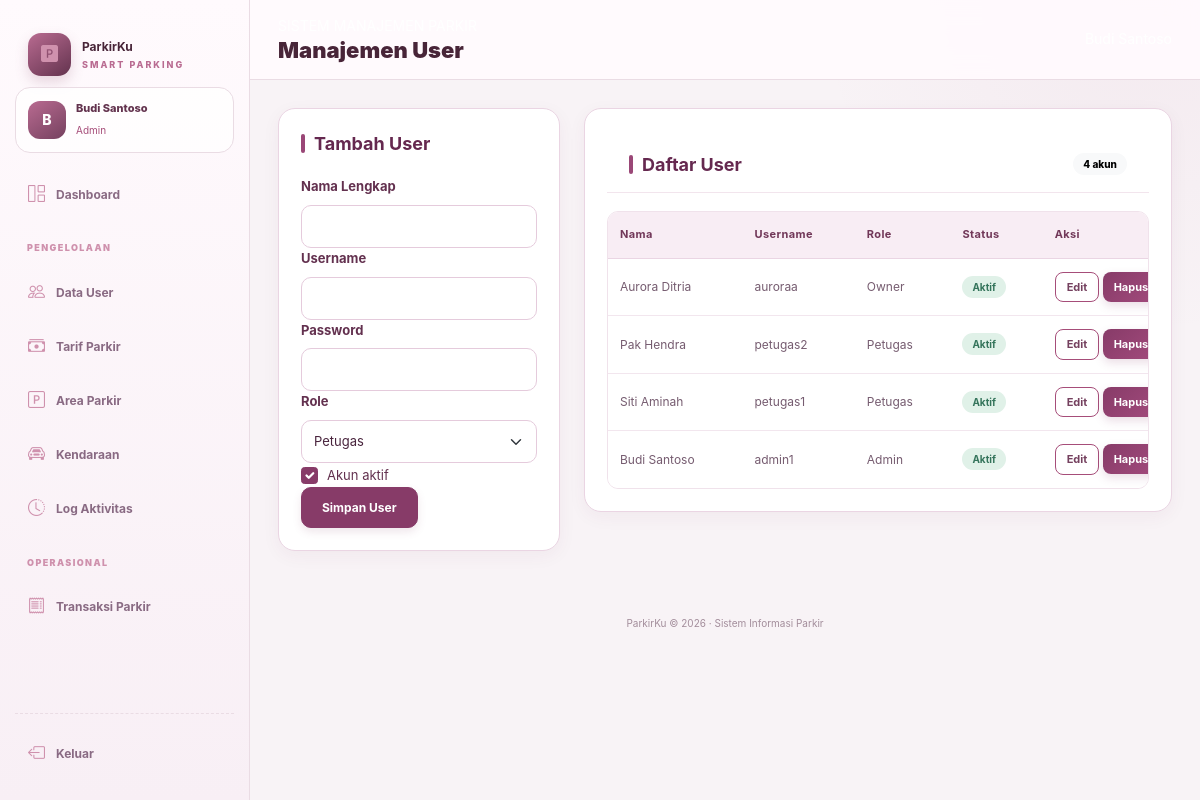
The app's page /parkir/admin/users.php (signed in) with its own data.
### tables this page shows
CREATE TABLE `tb_user` (
  `id_user` int(11) NOT NULL,
  `nama_lengkap` varchar(50) NOT NULL,
  `username` varchar(50) NOT NULL,
  `password` varchar(100) NOT NULL,
  `role` enum('admin','petugas','owner') NOT NULL,
  `status_aktif` tinyint(1) NOT NULL DEFAULT 1
);

### parkir/includes/functions.php (called while the page is built, shortened)
<?php
function e($value): string
{
    return htmlspecialchars(
        (string)($value ?? ''),
        ENT_QUOTES,
        'UTF-8'
    );
}
function current_user(): array
{
    return $_SESSION['user'] ?? [];
}
function base_url(string $path = ''): string
{
    return '/parkir/' . ltrim($path, '/');
}

### parkir/admin/users.php (the view, shortened to what this page needs)
<?php
require_once __DIR__ . '/../includes/auth.php';
$edit = null;
$rows = $pdo->query(
    'SELECT id_user, nama_lengkap, username, role, status_aktif
     FROM tb_user
     ORDER BY id_user DESC
     LIMIT 500'
)->fetchAll();
$pageTitle = 'Manajemen User';
require __DIR__ . '/../includes/header.php';
require __DIR__ . '/../includes/sidebar.php';
?>
<div class="row g-4">
    <div class="col-12 col-xl-4">
        <div class="panel">
            <h2 class="section-heading">
                <?= $edit ? 'Edit User' : 'Tambah User' ?>
            </h2>
            <form method="post">
                <div class="mb-3">
                    <label class="form-label">Nama Lengkap</label>
                    <input class="form-control" name="nama_lengkap"
                           required value="<?= e($edit['nama_lengkap'] ?? '') ?>">
                </div>
                <div class="mb-3">
                    <label class="form-label">Username</label>
                    <input class="form-control" name="username"
                           required value="<?= e($edit['username'] ?? '') ?>">
                </div>
                <div class="mb-3">
                    <label class="form-label">
                        Password
                    </label>
                    <input class="form-control" type="password"
                           name="password" <?= $edit ? '' : 'required' ?>
                           minlength="6">
                </div>
                <div class="mb-3">
                    <label class="form-label">Role</label>
                    <select class="form-select" name="role" required>
                        <?php foreach (['admin', 'petugas', 'owner'] as $r): ?>
                            <option value="<?= e($r) ?>"
                                <?= ($edit['role'] ?? 'petugas') === $r
                                    ? 'selected' : '' ?>>
                                <?= e(ucfirst($r)) ?>
                            </option>
                        <?php endforeach; ?>
                    </select>
                </div>
                <div class="form-check mb-3">
                    <input class="form-check-input" type="checkbox"
                           name="status_aktif" id="aktif"
                        <?= !isset($edit['status_aktif']) ||
                            (int)$edit['status_aktif'] === 1
                            ? 'checked' : '' ?>>
                    <label class="form-check-label" for="aktif">
                        Akun aktif
                    </label>
                </div>
                <button class="btn btn-primary">Simpan User</button>
            </form>
        </div>
    </div>
    <div class="col-12 col-xl-8">
        <div class="panel">
            <div class="panel-head">
                <h2 class="section-heading mb-0">Daftar User</h2>
                <span class="badge text-bg-light">
                    <?= count($rows) ?> akun
                </span>
            </div>
            <div class="table-responsive">
                <table class="table">
                    <thead>
                        <tr>
                            <th>Nama</th>
                            <th>Username</th>
                            <th>Role</th>
                            <th>Status</th>
                            <th>Aksi</th>
                        </tr>
                    </thead>
                    <tbody>
                        <?php foreach ($rows as $r): ?>
                            <tr>
                                <td><?= e($r['nama_lengkap']) ?></td>
                                <td><?= e($r['username']) ?></td>
                                <td><?= e(ucfirst($r['role'])) ?></td>
                                <td>
                                    <span class="badge text-bg-<?= $r['status_aktif'] ? 'success' : 'secondary' ?>">
                                        <?= $r['status_aktif'] ? 'Aktif' : 'Nonaktif' ?>
                                    </span>
                                </td>
                                <td class="text-nowrap">
                                    <a class="btn btn-sm btn-outline-primary"
                                       href="?edit=<?= (int)$r['id_user'] ?>">
                                        Edit
                                    </a>
                                    <form method="post" class="d-inline"
                                          onsubmit="return confirm('Hapus user ini?')">
                                        <button class="btn btn-sm btn-outline-danger">
                                            Hapus
                                        </button>
                                    </form>
                                </td>
                            </tr>
                        <?php endforeach; ?>
                    </tbody>
                </table>
            </div>
        </div>
    </div>
</div>
<?php require __DIR__ . '/../includes/footer.php'; ?>

### parkir/includes/sidebar.php (shortened to what this page needs)
<?php
$role = $me['role'] ?? '';
?>
<aside class="sidebar">
    <a class="brand" href="<?= e(base_url('dashboard.php')) ?>">
        <span class="brand-icon">
            <i class="bi bi-p-square-fill"></i>
        </span>
        <span>
            ParkirKu
            <small>SMART PARKING</small>
        </span>
    </a>
    <div class="profile-mini">
        <div class="avatar">
            <?= e(strtoupper(substr($me['nama_lengkap'] ?? 'U', 0, 1))) ?>
        </div>
        <div>
            <strong><?= e($me['nama_lengkap'] ?? '') ?></strong>
            <small><?= e(ucfirst($role)) ?></small>
        </div>
    </div>
    <nav class="nav-menu">
        <a href="<?= e(base_url('dashboard.php')) ?>">
            <i class="bi bi-grid-1x2"></i>
            Dashboard
        </a>
        <?php if ($role === 'admin'): ?>
            <div class="nav-label">PENGELOLAAN</div>
            <a href="<?= e(base_url('admin/users.php')) ?>">
                <i class="bi bi-people"></i>
                Data User
            </a>
            <a href="<?= e(base_url('admin/tarif.php')) ?>">
                <i class="bi bi-cash-stack"></i>
                Tarif Parkir
            </a>
            <a href="<?= e(base_url('admin/area.php')) ?>">
                <i class="bi bi-p-square"></i>
                Area Parkir
            </a>
            <a href="<?= e(base_url('admin/kendaraan.php')) ?>">
                <i class="bi bi-car-front"></i>
                Kendaraan
            </a>
            <a href="<?= e(base_url('admin/log.php')) ?>">
                <i class="bi bi-clock-history"></i>
                Log Aktivitas
            </a>
        <?php endif; ?>
        <?php if (in_array($role, ['admin', 'petugas'], true)): ?>
            <div class="nav-label">OPERASIONAL</div>
            <a href="<?= e(base_url('petugas/transaksi.php')) ?>">
                <i class="bi bi-receipt"></i>
                Transaksi Parkir
            </a>
        <?php endif; ?>
    </nav>
    <div class="sidebar-bottom">
        <a href="<?= e(base_url('auth/logout.php')) ?>">
            <i class="bi bi-box-arrow-left"></i>
            Keluar
        </a>
    </div>
</aside>
<main class="main-area">
    <header class="topbar">
        <div>
            <span class="topbar-kicker">SISTEM MANAJEMEN PARKIR</span>
            <h1><?= e($pageTitle) ?></h1>
        </div>
        <div class="top-user">
        </div>
    </header>
    <div class="page-content">

### records on screen
tb_user: nama_lengkap "B", nama_lengkap "Budi Santoso", role "Admin", username "admin1", status_aktif "Aktif"
tb_user: nama_lengkap "Aurora Ditria", username "auroraa", role "Owner", status_aktif "Aktif"
tb_user: nama_lengkap "Pak Hendra", username "petugas2", role "Petugas", status_aktif "Aktif"
tb_user: nama_lengkap "Siti Aminah", username "petugas1", role "Petugas", status_aktif "Aktif"

### other values on screen
$pageTitle "Manajemen User"
count($rows) "4"
form field role "Petugas"
